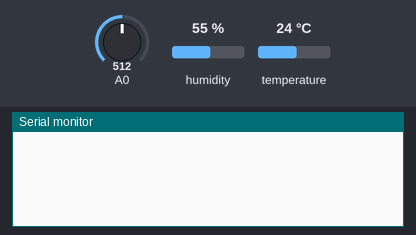
This sketch was run on a simulated ESP8266 (NodeMCU). On the bench: the last lines printed to the serial monitor. The inputs (shaded band) are chosen by the test bench; at power-on: humidity 55 %, A0 = 512, temperature 24 °C. WiFi joins after 1.5 s; servers stay silent unless stated.

Above: at 3.0 s.
3.1 s: humidity set to 22 %
At 5.2 s:
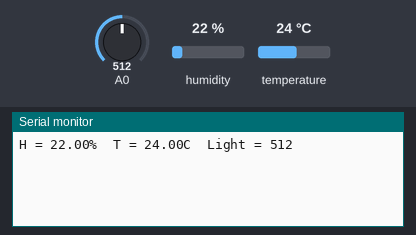
7.3 s: A0 set to 716
At 8.2 s:
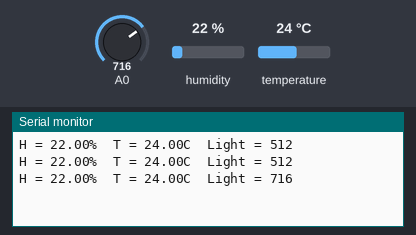
8.8 s: temperature set to 12 °C
At 10.2 s:
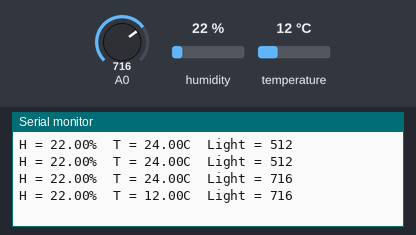
10.3 s: A0 set to 900
11.8 s: humidity set to 40 %
At 12.5 s:
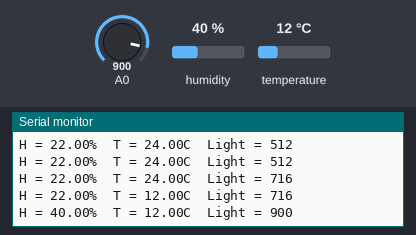
Timing chart, 0 to 14.3 s (numbered marks = the images above; inputs shaded):
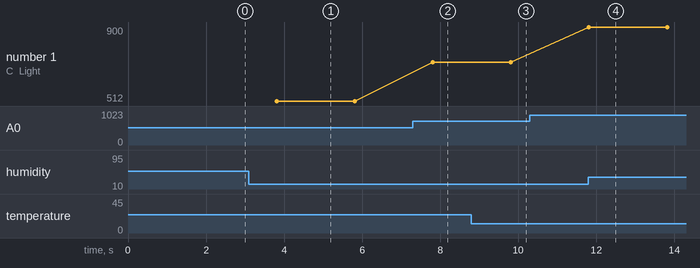

The sketch:

indoorFarm.ino
```cpp
#define BLYNK_PRINT Serial
#include <ESP8266WiFi.h>
#include <DHTesp.h>
#include <BlynkSimpleEsp8266.h>
#include <SimpleTimer.h>
DHTesp dht;
SimpleTimer timer;
char auth[] = "xxx";
char ssid[] = "xxx";
char pass[] = "xxx";
float t;
float h;
int l;


void setup()
{
    Serial.begin(9600);
    Blynk.begin(auth, ssid, pass);
    dht.setup(D5, DHTesp::DHT11);
    timer.setInterval(2000, sendUptime);
}

void loop()
{
  Blynk.run();
  timer.run();
}

void sendUptime()
{
  h = dht.getHumidity();
  t = dht.getTemperature();
  l = analogRead(A0);

  Serial.print("H = ");
  Serial.print(h);
  Serial.print("%  ");
  Serial.print("T = ");
  Serial.print(t);
  Serial.print("C  ");
  Serial.print("Light = ");
  Serial.print(l, DEC);
  Serial.print(" \n");

  Blynk.virtualWrite(V0, t);
  Blynk.virtualWrite(V1, h);
  Blynk.virtualWrite(V2, l);
}
```

Measured:
- after the input at 3.1 s, the serial monitor: prints a new line after 0.71 s (image 1)
- after the input at 7.3 s, the serial monitor: prints a new line after 0.51 s (image 2)
- after the input at 8.8 s, the serial monitor: prints a new line after 1.0 s (image 3)
- after the input at 11.8 s, the serial monitor: prints a new line at once (image 4)
- plotted number 1: 512 → 716 after the input at 7.3 s
